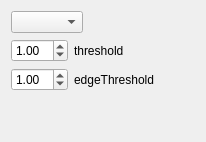
            <widget class="QWidget" name="tab_5">
             <attribute name="title">
              <string>SIFTOptions</string>
             </attribute>
             <layout class="QVBoxLayout" name="verticalLayout_7">
              <item>
               <layout class="QHBoxLayout" name="horizontalLayout">
                <item>
                 <widget class="QComboBox" name="implementation"/>
                </item>
                <item>
                 <spacer name="horizontalSpacer">
                  <property name="orientation">
                   <enum>Qt::Horizontal</enum>
                  </property>
                  <property name="sizeHint" stdset="0">
                   <size>
                    <width>40</width>
                    <height>20</height>
                   </size>
                  </property>
                 </spacer>
                </item>
               </layout>
              </item>
              <item>
               <layout class="QHBoxLayout" name="horizontalLayout_48">
                <item>
                 <widget class="QDoubleSpinBox" name="thresholdSIFTOptions">
                  <property name="value">
                   <double>1.000000000000000</double>
                  </property>
                 </widget>
                </item>
                <item>
                 <widget class="QLabel" name="label_48">
                  <property name="text">
                   <string>threshold</string>
                  </property>
                 </widget>
                </item>
                <item>
                 <spacer name="horizontalSpacer_48">
                  <property name="orientation">
                   <enum>Qt::Horizontal</enum>
                  </property>
                  <property name="sizeHint" stdset="0">
                   <size>
                    <width>40</width>
                    <height>20</height>
                   </size>
                  </property>
                 </spacer>
                </item>
               </layout>
              </item>
              <item>
               <layout class="QHBoxLayout" name="horizontalLayout_49">
                <item>
                 <widget class="QDoubleSpinBox" name="edgeThreshold">
                  <property name="value">
                   <double>1.000000000000000</double>
                  </property>
                 </widget>
                </item>
                <item>
                 <widget class="QLabel" name="label_49">
                  <property name="text">
                   <string>edgeThreshold</string>
                  </property>
                 </widget>
                </item>
                <item>
                 <spacer name="horizontalSpacer_49">
                  <property name="orientation">
                   <enum>Qt::Horizontal</enum>
                  </property>
                  <property name="sizeHint" stdset="0">
                   <size>
                    <width>40</width>
                    <height>20</height>
                   </size>
                  </property>
                 </spacer>
                </item>
               </layout>
              </item>
              <item>
               <spacer name="verticalSpacer_6">
                <property name="orientation">
                 <enum>Qt::Vertical</enum>
                </property>
                <property name="sizeHint" stdset="0">
                 <size>
                  <width>20</width>
                  <height>40</height>
                 </size>
                </property>
               </spacer>
              </item>
             </layout>
            </widget>
